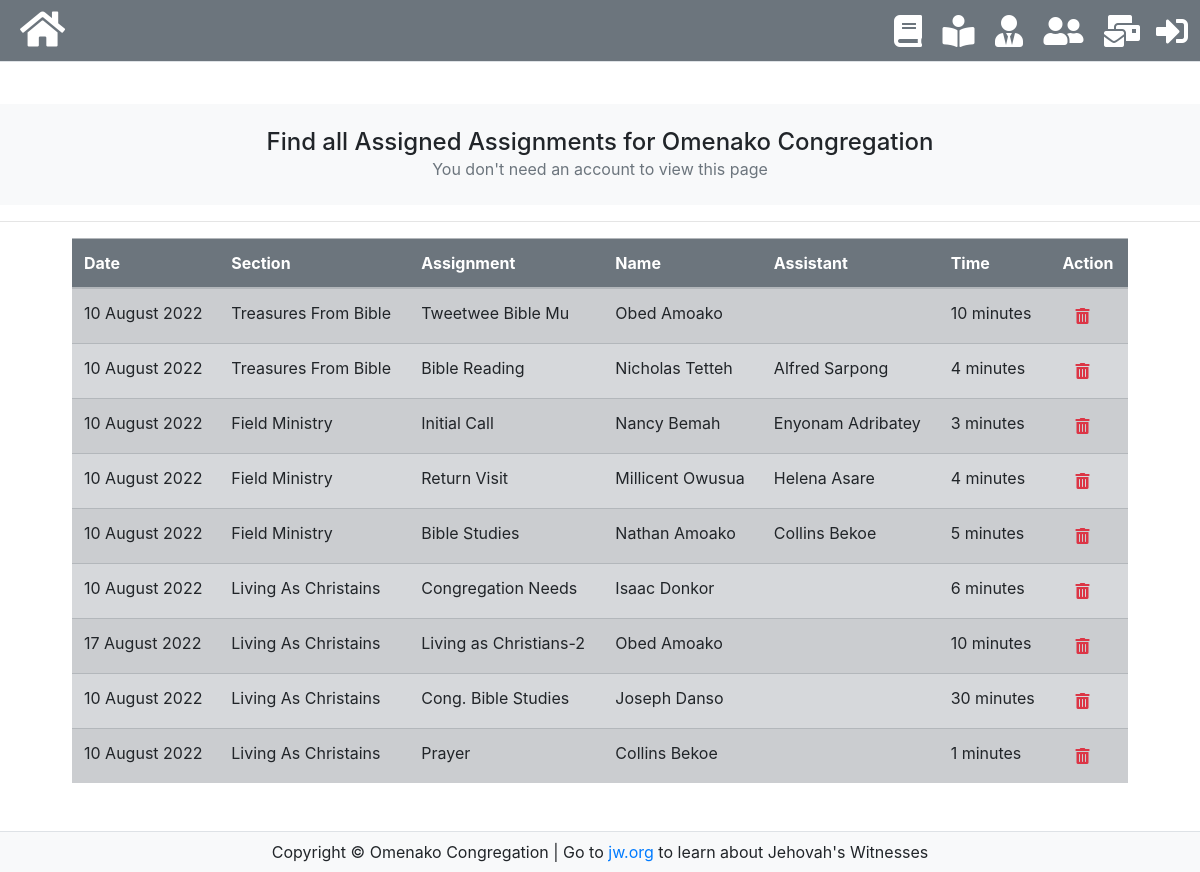
/assignments, run on an earlier commit of the app's database.
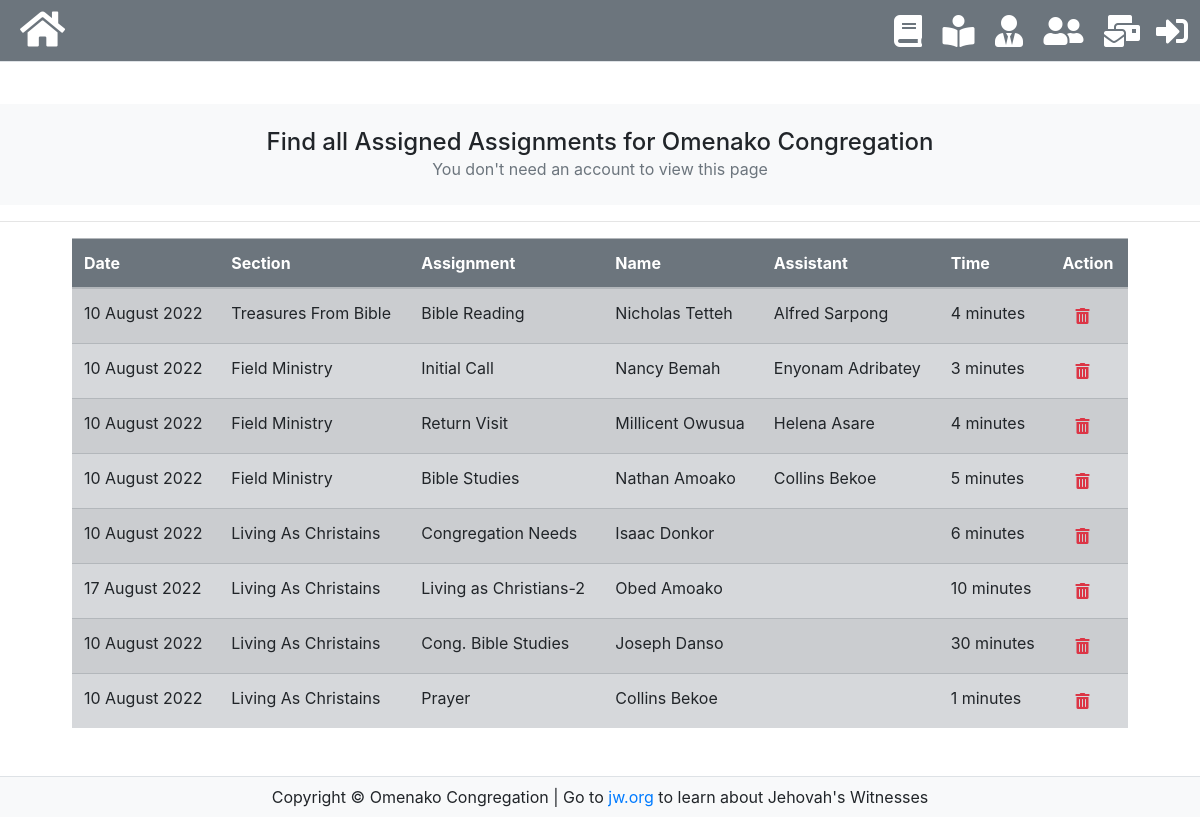
And on a later commit of the database.
### models.py (models this page shows, shortened)
class Assignment(db.Model):
    id = db.Column(db.Integer(), db.Identity(start=1, cycle=True), primary_key=True)
    date = db.Column(db.String())
    section = db.Column(db.String(50))
    typ = db.Column(db.String(50))
    name = db.Column(db.String(50))
    assist = db.Column(db.String(50))
    tim = db.Column(db.Integer())

### utils.py (the view)
@app.route('/assignments')
def assignments():
    assign = Assignment.query.all()
    return render_template('assignments.html', title='Assignments', assignments=assign)

### templates/assignments.html (shortened to what this page needs)
{% extends "base.html" %}
{% block content %}
<h4 class="pt-4 text-center mx-auto bg-light mb-0" >Find all Assigned Assignments for Omenako Congregation</h4>
      <p class="pb-4 bg-light pt-0 text-center text-secondary">You don't need an account to view this page</p><hr>
<table class="table table-secondary table-hover table-striped mx-auto mw-100" style="width: 88%;">
  <thead class="sticky-top bg-secondary text-white"style='top: 48px;'>
    <tr>
      <th scope="col">Date</th>
      <th scope="col">Section</th>
      <th scope="col">Assignment</th>
      <th scope="col">Name</th>
      <th scope="col">Assistant</th>
      <th scope="col">Time</th>
      <th scope="col">Action</th>
    </tr>
  </thead>
  <tbody>
    {% for ass in assignments %}
      <tr>
          <td>{{ ass.date }}</td>
          <td>{{ ass.section }} </td>
          <td>{{ ass.typ }} </td>
          <td>{{ ass.name }}</td>
          <td>{{ ass.assist }}</td>
          <td>{{ ass.tim }} minutes</td>
          <td><a href="/assignments/{{ ass.id }}/delete" title="Delete"><button class="btn text-danger fa fa-trash-alt"></button></a></td>
      </tr>
      {% endfor %}
  </tbody>
</table>
{% endblock %}

### templates/base.html (shortened to what this page needs)
<!DOCTYPE html>
<html>
    <head>
        <link rel= "stylesheet" type= "text/css" href="">
        <link href="https://stackpath.bootstrapcdn.com/bootstrap/4.4.1/css/bootstrap.min.css" rel="stylesheet">
        <link href="https://cdnjs.cloudflare.com/ajax/libs/font-awesome/5.10.0/css/all.min.css" rel="stylesheet">
    </head>
    <body>
        <div class="navbar bg-secondary absolute-top p-1 fixed-top border-bottom">
            <div class="nav-left navbar-brand text-white">
                <a class="text-white fa fa-home fa-2x ml-3" href="/"></a>
            </div>
           <div class="text-white">
              <a class="nav-item text-white p-2 fa fa-book fa-2x" title="Assignments" href="/assignments"></a>
              <a class="nav-item text-white p-2 fa fa-book-reader fa-2x" title="Readers" href='{{ url_for("readers") }}' target="_blank"></a>
              <a class="nav-item text-white p-2 fa fa-user-tie fa-2x" href='{{ url_for("field_lead") }}' title="Field Service Leaders" target="_blank"></a>
              <a class="nav-item text-white p-2 fa fa-user-friends fa-2x" title="All Users" href="/users"></a>
              <a class="nav-item text-white p-2 fa fa-mail-bulk fa-2x" title="Notice Board" href='{{ url_for("notices") }}'></a>
              {% if current_user.is_active %}
              <a href="{{ url_for('profile')}}" class="nav-item text-white p-2 fa fa-id-card fa-2x mr-2"
              title="Your Profile"></a>
              <a class="float-right nav-item text-white p-2 fa fa-sign-out-alt fa-2x" title="Log Out" href='{{ url_for("logout") }}'></a>
              {% else %}
              <a class="float-right nav-item text-white p-2 fa fa-2x fa-sign-in-alt"title='Log In' href='{{ url_for("login") }}'></a>
              {% endif %}
            </div>
        </div>
        <div class="my-5 py-1"></div>
        {% block content %}
        {% endblock %}
    </body>
    <footer class="footer text-center p-2 mt-5 mx-auto bg-light border-top relative">
        Copyright &copy; Omenako Congregation | Go to <a href="https://www.jw.org">jw.org</a>
        to learn about Jehovah's Witnesses
    </footer>
</html>

What changed in the data, as far as the page shows it:
removed Assignment: date "10 August 2022", section "Treasures From Bible", typ "Tweetwee Bible Mu", name "Obed Amoako", tim "10"
